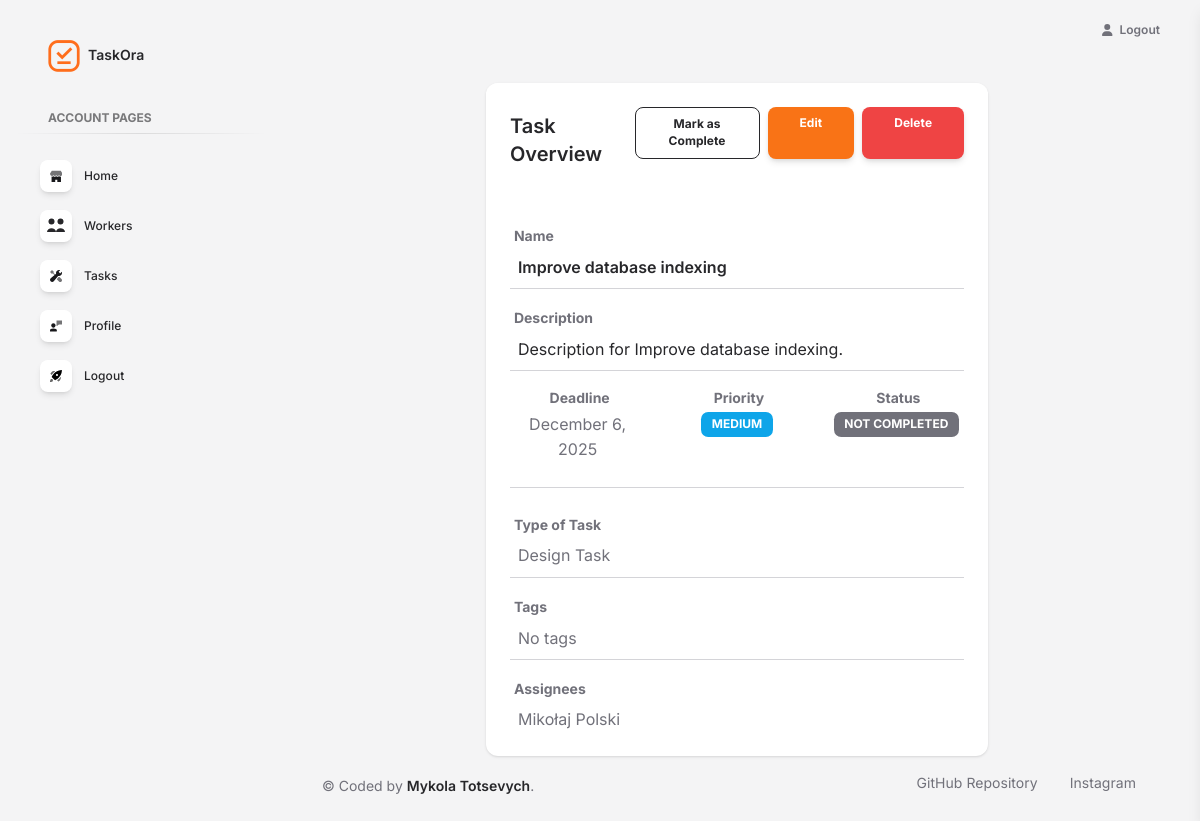
The page /tasks/5/ (signed in) on the database as committed earlier.
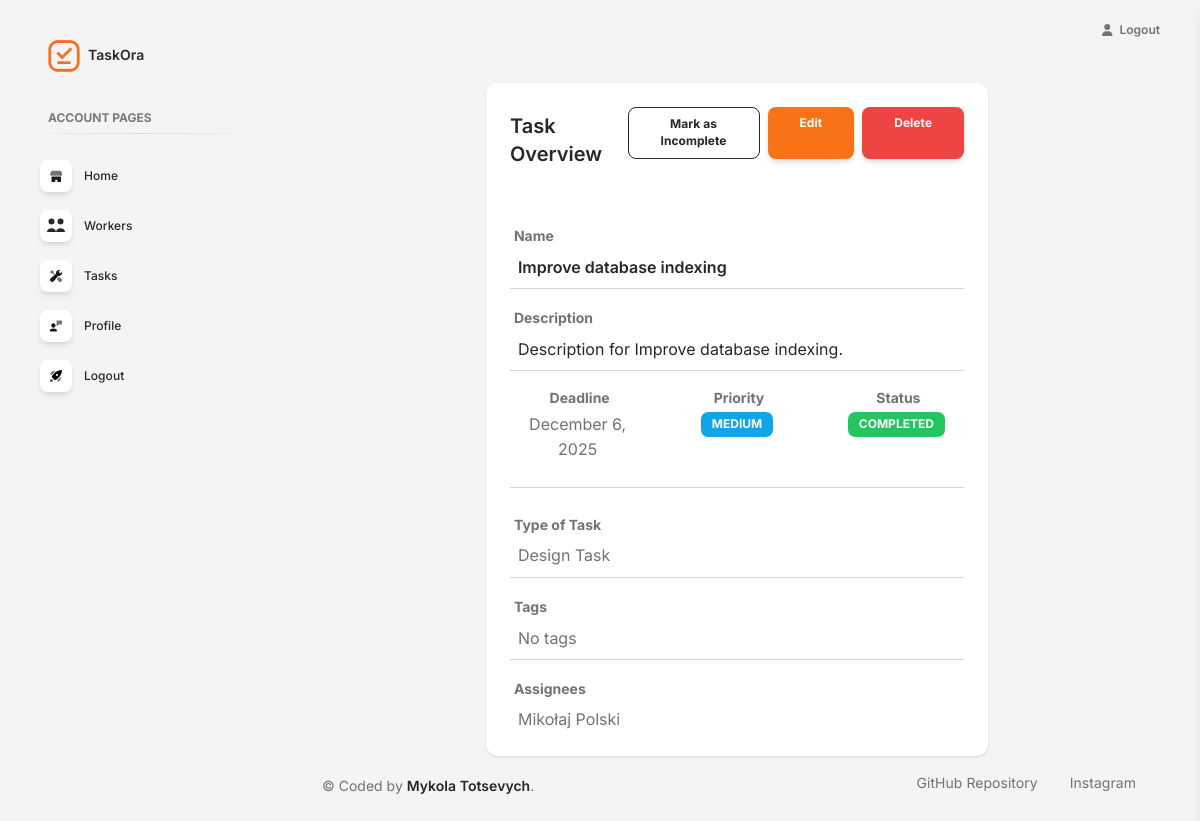
The same page on the database as committed later.
### task_manager/views.py (the view)
# urls.py: path("tasks/<int:pk>/", TaskDetailView.as_view(), name="task-detail"),
class TaskDetailView(LoginRequiredMixin, generic.DetailView):
    model = Task

### task_manager/models.py (called while the page is built)
    def __str__(self):
        return self.name

### task_manager/templatetags/admin_soft.py (called while the page is built)
@assignment_tag(takes_context=True)
def get_direction(context):
    res = {
        'panel': 'text-left',
        'notify': 'right',
        'float': 'float-right',
        'reverse_panel': 'text-right',
        'nav': 'ml-auto'
    }
    if context.get('LANGUAGE_BIDI'):
        res['panel'] = 'text-right'
        res['notify'] = 'left'
        res['float'] = ''
        res['reverse_panel'] = 'text-left'
        res['nav'] = 'mr-auto'
    return res

@assignment_tag(takes_context=True)
def get_admin_setting(context):
    res = {
    }
    return res

### templates/task_manager/task_detail.html
{% extends "layouts/base.html" %}
{% load static %}
{% block content %}
<div class="container-fluid py-4">
  <div class="row justify-content-center">
    <div class="col-lg-7 col-md-9">
      <div class="card shadow-sm">
        <div class="card-header d-flex justify-content-between align-items-center">
          <h5 class="mb-0">Task Overview</h5>
          <div class="d-flex gap-2">
            <a href="{% url 'task_manager:task-complete-incomplete' task.pk %}" class="btn btn-sm btn-outline-dark">
              {% if task.is_completed %}Mark as Incomplete{% else %}Mark as Complete{% endif %}
            </a>
            <a href="{% url "task_manager:task-update" task.pk %}" class="btn btn-sm btn-primary">Edit</a>
            <a href="{% url "task_manager:task-delete" task.pk %}" class="btn btn-sm btn-danger">Delete</a>
          </div>
        </div>
        <div class="card-body overflow-auto" style="max-height: 73vh;">
          <div class="mb-3 border-bottom pb-2">
            <label class="text-secondary text-sm">Name</label>
            <h6 class="mb-0 ms-2">{{ task.name }}</h6>
          </div>
          <div class="mb-3 border-bottom pb-2">
            <label class="text-secondary text-sm">Description</label>
            <p class="mb-0 text-dark ms-2">{{ task.description }}</p>
          </div>
          <div class="mb-4 border-bottom pb-4">
            <div class="row text-center">
              <div class="col-md-4 d-flex flex-column align-items-center">
                <label class="text-secondary text-sm mb-1">Deadline</label>
                <div>{{ task.deadline|date:"F j, Y" }}</div>
              </div>
              <div class="col-md-4 d-flex flex-column align-items-center">
                <label class="text-secondary text-sm mb-1">Priority</label>
                <span class="badge
                  {% if task.priority == 'Low' %}bg-success
                  {% elif task.priority == 'Medium' %}bg-info
                  {% elif task.priority == 'High' %}bg-warning text-dark
                  {% elif task.priority == 'Urgent' %}bg-danger
                  {% endif %}
                ">
                  {{ task.priority }}
                </span>
              </div>
              <div class="col-md-4 d-flex flex-column align-items-center">
                <label class="text-secondary text-sm mb-1">Status</label>
                <span class="badge {% if task.is_completed %}bg-success{% else %}bg-secondary{% endif %}">
                  {% if task.is_completed %}Completed{% else %}Not Completed{% endif %}
                </span>
              </div>
            </div>
          </div>
          <div class="mb-3 border-bottom pb-2">
            <label class="text-secondary text-sm">Type of Task</label>
            <div class="ms-2">{{ task.task_type }}</div>
          </div>
          <div class="mb-3 border-bottom pb-2">
            <label class="text-secondary text-sm">Tags</label>
            {% if task.tags.exists %}
              <div class="d-flex flex-wrap gap-2">
                {% for tag in task.tags.all %}
                  <span class="badge bg-secondary ms-2">{{ tag.name }}</span>
                {% endfor %}
              </div>
            {% else %}
              <p class="text-muted mb-0 ms-2">No tags</p>
            {% endif %}
          </div>
          <div>
            <label class="text-secondary text-sm">Assignees</label>
            {% if task.assignees.exists %}
              <ul class="list-unstyled mb-0">
                {% for worker in task.assignees.all %}
                  <li class="ms-2">{{ worker.get_full_name|default:worker.username }}</li>
                {% endfor %}
              </ul>
            {% else %}
              <p class="text-muted mb-0 ms-2">No assignees</p>
            {% endif %}
          </div>
        </div>
      </div>
    </div>
  </div>
  {% include "includes/footer.html" %}
</div>
{% endblock %}

Rows that differ between the two databases and show on the page:
changed Task "Improve database indexing": is_completed False → True (drawn)
Other text that changed with them:
text no longer shown: "Mark as Complete NOT COMPLETED"
text now shown: "Mark as Incomplete COMPLETED"
